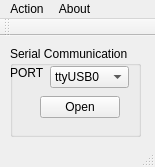
<?xml version="1.0" encoding="UTF-8"?>
<ui version="4.0">
 <class>spion</class>
 <widget class="QMainWindow" name="spion">
  <property name="geometry">
   <rect>
    <x>0</x>
    <y>0</y>
    <width>155</width>
    <height>167</height>
   </rect>
  </property>
  <property name="windowTitle">
   <string>spion</string>
  </property>
  <widget class="QWidget" name="centralWidget">
   <widget class="QGroupBox" name="groupBox">
    <property name="geometry">
     <rect>
      <x>10</x>
      <y>10</y>
      <width>131</width>
      <height>91</height>
     </rect>
    </property>
    <property name="title">
     <string>Serial Communication</string>
    </property>
    <widget class="QComboBox" name="cmbPort">
     <property name="geometry">
      <rect>
       <x>40</x>
       <y>20</y>
       <width>79</width>
       <height>22</height>
      </rect>
     </property>
     <item>
      <property name="text">
       <string>ttyUSB0</string>
      </property>
     </item>
     <item>
      <property name="text">
       <string>ttyUSB1</string>
      </property>
     </item>
     <item>
      <property name="text">
       <string>ttyUSB2</string>
      </property>
     </item>
     <item>
      <property name="text">
       <string>ttyACM0</string>
      </property>
     </item>
     <item>
      <property name="text">
       <string>ttyACM1</string>
      </property>
     </item>
     <item>
      <property name="text">
       <string>ttyACM2</string>
      </property>
     </item>
     <item>
      <property name="text">
       <string>ttyATK0</string>
      </property>
     </item>
     <item>
      <property name="text">
       <string>ttyATK1</string>
      </property>
     </item>
     <item>
      <property name="text">
       <string>ttyATK2</string>
      </property>
     </item>
    </widget>
    <widget class="QLabel" name="label">
     <property name="geometry">
      <rect>
       <x>0</x>
       <y>20</y>
       <width>52</width>
       <height>14</height>
      </rect>
     </property>
     <property name="text">
      <string>PORT</string>
     </property>
    </widget>
    <widget class="QPushButton" name="btnOpen">
     <property name="geometry">
      <rect>
       <x>30</x>
       <y>50</y>
       <width>80</width>
       <height>22</height>
      </rect>
     </property>
     <property name="text">
      <string>Open</string>
     </property>
    </widget>
   </widget>
  </widget>
  <widget class="QMenuBar" name="menuBar">
   <property name="geometry">
    <rect>
     <x>0</x>
     <y>0</y>
     <width>155</width>
     <height>19</height>
    </rect>
   </property>
   <widget class="QMenu" name="menuAction">
    <property name="title">
     <string>Action</string>
    </property>
    <addaction name="actionGrip"/>
    <addaction name="actionUngrip"/>
    <addaction name="actionTake"/>
    <addaction name="actionUnTake"/>
    <addaction name="separator"/>
    <addaction name="actionQuit"/>
    <addaction name="separator"/>
    <addaction name="separator"/>
   </widget>
   <widget class="QMenu" name="menuAbout">
    <property name="title">
     <string>About</string>
    </property>
    <addaction name="actionAboutQt"/>
    <addaction name="actionAboutApp"/>
   </widget>
   <addaction name="menuAction"/>
   <addaction name="menuAbout"/>
  </widget>
  <widget class="QToolBar" name="mainToolBar">
   <attribute name="toolBarArea">
    <enum>TopToolBarArea</enum>
   </attribute>
   <attribute name="toolBarBreak">
    <bool>false</bool>
   </attribute>
  </widget>
  <widget class="QStatusBar" name="statusBar"/>
  <action name="actionGrip">
   <property name="text">
    <string>Grip</string>
   </property>
   <property name="shortcut">
    <string>Ctrl+G</string>
   </property>
  </action>
  <action name="actionUngrip">
   <property name="text">
    <string>UnGrip</string>
   </property>
   <property name="shortcut">
    <string>Ctrl+R</string>
   </property>
  </action>
  <action name="actionTake">
   <property name="text">
    <string>Take</string>
   </property>
   <property name="shortcut">
    <string>Ctrl+T</string>
   </property>
  </action>
  <action name="actionUnTake">
   <property name="text">
    <string>UnTake</string>
   </property>
   <property name="shortcut">
    <string>Ctrl+U</string>
   </property>
  </action>
  <action name="actionAboutQt">
   <property name="text">
    <string>AboutQt</string>
   </property>
  </action>
  <action name="actionAboutApp">
   <property name="text">
    <string>AboutApp</string>
   </property>
  </action>
  <action name="actionQuit">
   <property name="text">
    <string>Quit</string>
   </property>
   <property name="shortcut">
    <string>Ctrl+X</string>
   </property>
  </action>
 </widget>
 <layoutdefault spacing="6" margin="11"/>
 <resources/>
 <connections/>
</ui>
